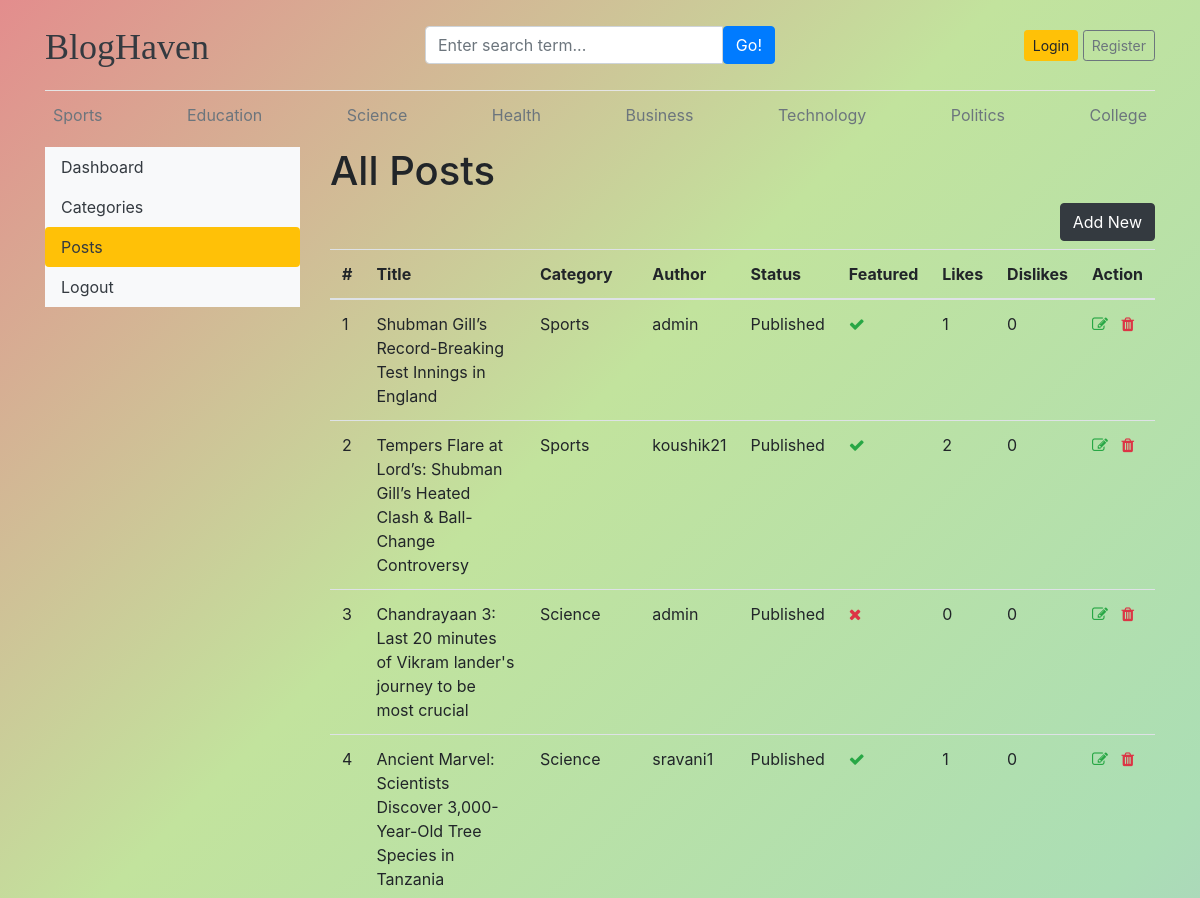
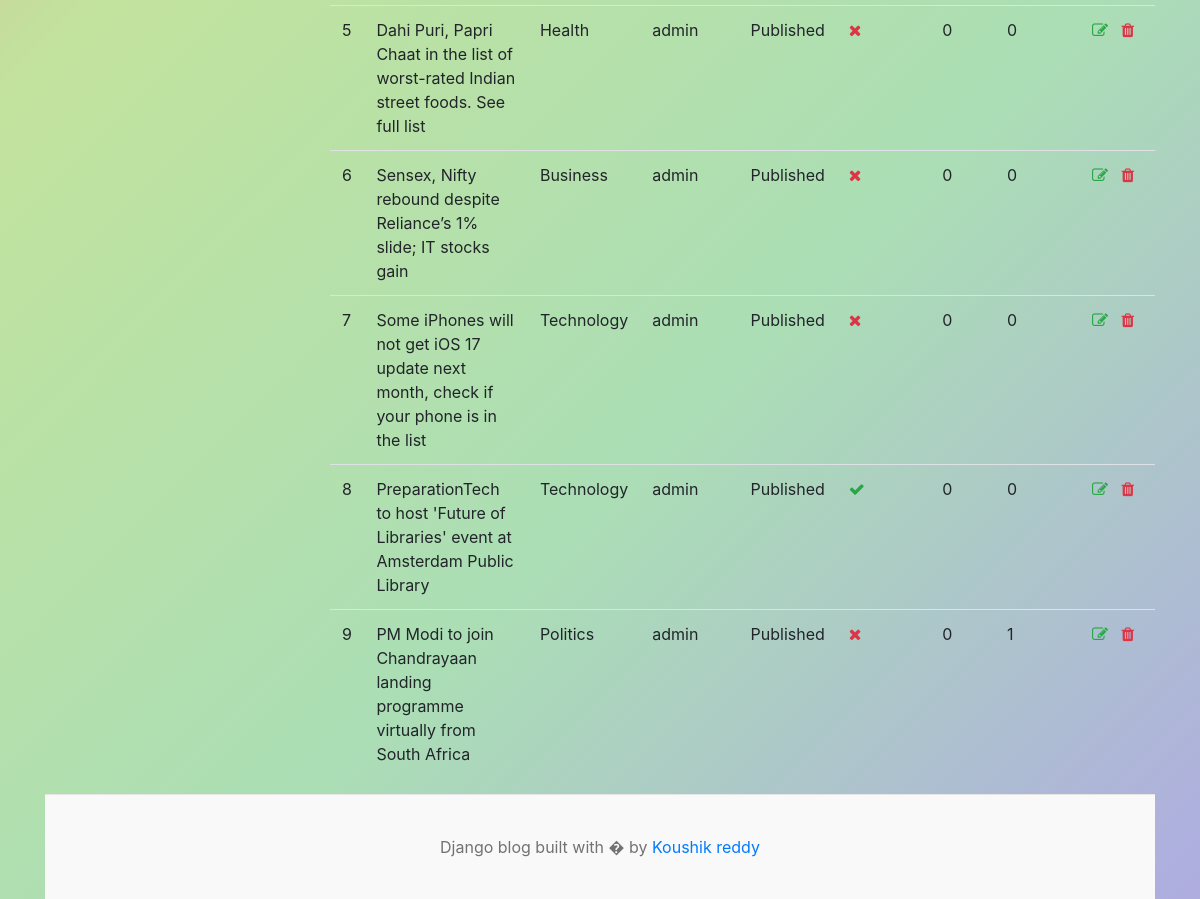
The app's page /dashboard/posts/ with its own data (2 pictures, top to bottom).
### blog/models.py (models this page shows, shortened)
class Category(models.Model):
    category_name=models.CharField(max_length=50,unique=True)
    created_at=models.DateTimeField(auto_now_add=True)
    updated_at=models.DateTimeField(auto_now=True)
    class Meta:
        verbose_name_plural='Categories'
    def __str__(self):
        return self.category_name

class Blog(models.Model):
    title=models.CharField(max_length=100)
    slug=models.SlugField(max_length=150,unique=True)
    category=models.ForeignKey(Category,on_delete=models.CASCADE)
    author=models.ForeignKey(User,on_delete=models.CASCADE)
    featured_image=models.ImageField(upload_to='upload/%Y/%M/%d')
    short_description=models.TextField(max_length=2000)
    blog_body=models.TextField(max_length=5000)
    status=models.CharField(max_length=50,choices=STATUS_CHOICES,default='Draft')
    is_featured=models.BooleanField(default=False)
    created_at=models.DateTimeField(auto_now_add=True)
    updated_at=models.DateTimeField(auto_now=True)

### dashboards/views.py (the view)
# urls.py: path('posts/',views.posts,name='posts'),
def posts(request):
    posts = Blog.objects.annotate(
        like_count=Count('likes'),
        dislike_count=Count('dislikes')
    )
    context = {
        'posts': posts,
    }
    return render(request,'dashboard/posts.html',context)

### blog/context_processors.py (called while the page is built)
def get_categories(request):
    categories=Category.objects.all()
    return dict(categories=categories)

def get_social_links(request):
    social_links=SocialLink.objects.all()
    return dict(social_links=social_links)

### templates/dashboard/posts.html (shortened to what this page needs)
{% extends 'base.html' %}
{% block content %}
  <div class="row">
    {% include 'dashboard/slidebar.html' %}
    <div class="col-md-9">
      <h1>All Posts</h1>
      <a href="{% url "add_post" %}" class="btn btn-dark float-right mb-2">Add New</a>
      <table class="table table-hover">
        <thead>
          <tr>
            <th scope="col">#</th>
            <th scope="col">Title</th>
            <th scope="col">Category</th>
            <th scope="col">Author</th>
            <th scope="col">Status</th>
            <th scope="col">Featured</th>
            <th scope="col">Likes</th>
            <th scope="col">Dislikes</th>
            <th scope="col">Action</th>
          </tr>
        </thead>
        <tbody>
          {% for post in posts %}
            <tr>
              <td>{{forloop.counter}}</td>
              <td>{{post.title}}</td>
              <td>{{post.category}}</td>
              <td>{{post.author}}</td>
              <td>{{post.status}}</td>
              <td>{% if post.is_featured %}<i class="fa fa-check text-success"></i> {% else %}<i class="fa fa-times text-danger"></i>{% endif %}</td>
              <td>{{post.like_count}}</td>
              <td>{{post.dislike_count}}</td>
              <td>
                <a href="{% url "edit_post" post.id %}"><i class="fa fa-edit text-success"></i></a>
                <a href="{% url "delete_post" post.id %}"><i class="fa fa-trash text-danger"></i></a>
            </td>
            </tr>
          {% endfor %}
        </tbody>
      </table>
    </div>
  </div>
{% endblock %}

### templates/base.html (shortened to what this page needs)
{% load static %}
<!DOCTYPE html>
<html lang="en">
<head>
    <link rel="stylesheet" href="{% static '/css/blog.css' %}">
    <link href="https://getbootstrap.com/docs/4.0/dist/css/bootstrap.min.css" rel="stylesheet">
    <link rel="stylesheet" href="https://cdnjs.cloudflare.com/ajax/libs/font-awesome/4.7.0/css/font-awesome.min.css">
  </head>
<body style="">
    <div class="container">
      <header class="blog-header py-3">
        <div class="row flex-nowrap justify-content-between align-items-center">
          <div class="col-4 pt-1">
            <a class="blog-header-logo text-dark" href="/">BlogHaven</a>
          </div>
          <div class="col-4">
            <form action="{% url "search" %}" method="get">
              <div class="input-group">
                <input class="form-control" type="text" value="{{keyword}}" name="keyword" placeholder="Enter search term..." aria-label="Enter search term..." aria-describedby="button-search" />
                <button type="submit" class="btn btn-primary" id="button-search" type="button">Go!</button>
              </div>
            </form>
          </div>
          {% if not user.is_authenticated %}
          <div class="col-4 d-flex justify-content-end align-items-center">
            <a class="btn btn-sm btn-warning" href="{% url "login" %}">Login</a> &nbsp;
            <a class="btn btn-sm btn-outline-secondary" href="{% url 'register' %}">Register</a>
          </div>
          {% else %}
          <span><a class="btn btn-success" href="{% url "dashboard" %}">Dashboard</a></span>
          &emsp;
          <span><a href="{% url "logout" %}" class="btn btn-danger">Logout</a></span>
          {% endif %}
        </div>
      </header>
      <div class="nav-scroller py-1 mb-2">
        <nav class="nav d-flex justify-content-between">
          {% for cat in categories %}
            <a class="p-2 text-muted" href="{% url 'posts_by_category' cat.id %}">{{cat.category_name}}</a>
          {% endfor %}
        </nav>
      </div>
{% block content %}
{% endblock  %}
<footer class="blog-footer">
  <p>Django blog built with � by <a href="#">Koushik reddy</a></p>
</footer>
</body>
</html>

### project1/static/css/blog.css (style rules this page uses)
.blog-header { border-bottom: 1px solid #e5e5e5; }
.blog-header-logo { font-family: "Playfair Display", Georgia, "Times New Roman", serif; font-size: 2.25rem; }
h1, h2, h3, h4, h5, h6 { font-family: "Playfair Display", Georgia, "Times New Roman", serif; }
.blog-footer { padding: 2.5rem 0; color: #727272; text-align: center; background-color: #f9f9f9; border-top: .05rem solid #e5e5e5; }
.blog-footer p:last-child { margin-bottom: 0; }
body { margin: 0; min-height: 100vh; background: linear-gradient(-45deg, #aface1ff, #abdeb5, #c2e39d, #e38d8d) !important; background-size: 400% 400%; animation: gradientBG 15s ease infinite; }

### records on screen
Category: category_name "Sports"
Category: category_name "Education"
Category: category_name "Science"
Category: category_name "Health"
Category: category_name "Business"
Category: category_name "Technology"
Category: category_name "Politics"
Category: category_name "College"
Blog: title "Shubman Gill’s Record-Breaking Test Innings in England", category "Sports", author "admin", status "Published", is_featured True (drawn), like_count "1", dislike_count "0"
Blog: title "Tempers Flare at Lord’s: Shubman Gill’s Heated Clash & Ball-Change Controversy", category "Sports", author "koushik21", status "Published", is_featured True (drawn), like_count "2", dislike_count "0"
Blog: title "Chandrayaan 3: Last 20 minutes of Vikram lander's journey to be most crucial", category "Science", author "admin", status "Published", is_featured False (drawn), like_count "0", dislike_count "0"
Blog: title "Ancient Marvel: Scientists Discover 3,000-Year-Old Tree Species in Tanzania", category "Science", author "sravani1", status "Published", is_featured True (drawn), like_count "1", dislike_count "0"
Blog: title "Dahi Puri, Papri Chaat in the list of worst-rated Indian street foods. See full list", category "Health", author "admin", status "Published", is_featured False (drawn), like_count "0", dislike_count "0"
Blog: title "Sensex, Nifty rebound despite Reliance’s 1% slide; IT stocks gain", category "Business", author "admin", status "Published", is_featured False (drawn), like_count "0", dislike_count "0"
Blog: title "Some iPhones will not get iOS 17 update next month, check if your phone is in the list", category "Technology", author "admin", status "Published", is_featured False (drawn), like_count "0", dislike_count "0"
Blog: title "PreparationTech to host 'Future of Libraries' event at Amsterdam Public Library", category "Technology", author "admin", status "Published", is_featured True (drawn), like_count "0", dislike_count "0"
Blog: title "PM Modi to join Chandrayaan landing programme virtually from South Africa", category "Politics", author "admin", status "Published", is_featured False (drawn), like_count "0", dislike_count "1"
